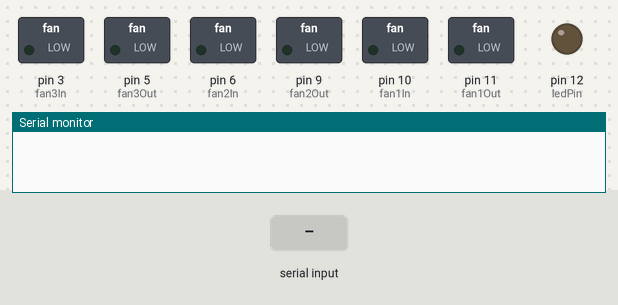
A sketch run on a simulated Arduino Uno, built with avr-gcc and run on an emulated ATmega328P. Shown: switched loads named in the sketch (green lamp = pin HIGH), output pins drawn as LEDs (lit = HIGH), the last lines printed to the serial monitor. Inputs (shaded band) come from the test bench.

Above: at 1.2 s.
1.3 s: "1" received over Serial
At 3.4 s:
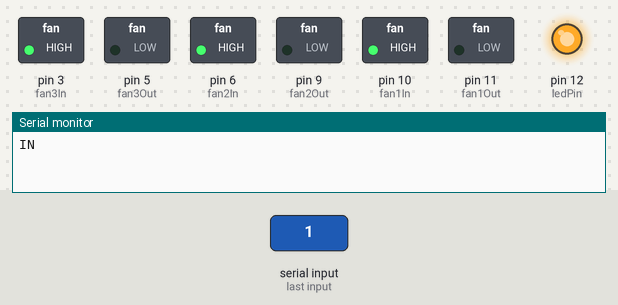
4.2 s: "0" received over Serial
At 6.1 s:
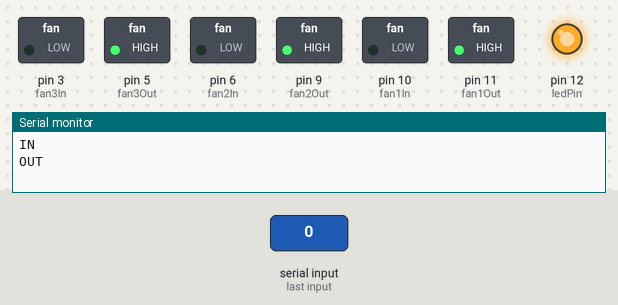
7.0 s: "A" received over Serial
At 8.8 s:
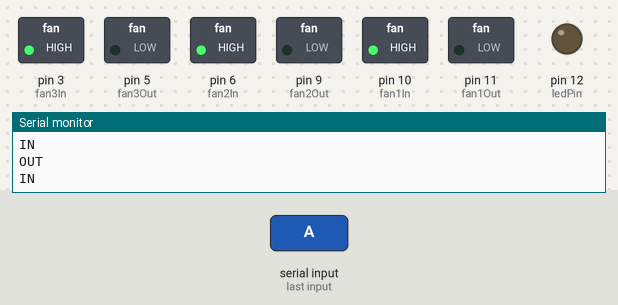
Timing chart, 0 to 18.0 s (numbered marks = the images above; inputs shaded):
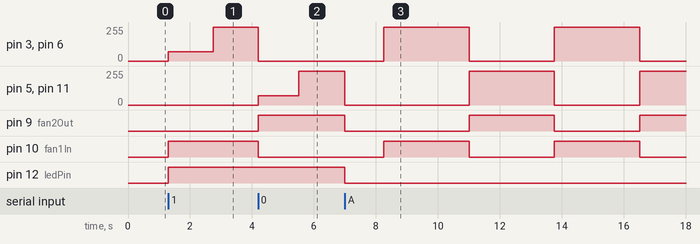

The sketch:

fanpushpullX3serial.ino
```cpp
#define spacing 2750
#define rate 100
#define shortPause 100

int ledPin = 12;

int arrayDelay = 5000;

int val = 0;

byte a[4];

const int fan1In = 10;
const int fan1Out = 11;
const int fan2In = 6;
const int fan2Out = 9;
const int fan3In = 3;
const int fan3Out = 5;

int fanInArray[] = {fan1In, fan2In, fan3In};
int fanOutArray[] = {fan1Out, fan2Out, fan3Out};

//Timing element
long timer;

//set which fan is on
bool input = true;


void setup()  {
  Serial.begin(9600);
  Serial.setTimeout(50);
  pinMode(ledPin, OUTPUT);
  pinMode(fan1In, OUTPUT);
  pinMode(fan1Out, OUTPUT);
  pinMode(fan2In, OUTPUT);
  pinMode(fan2Out, OUTPUT);
  pinMode(fan3In, OUTPUT);
  pinMode(fan3Out, OUTPUT);
}

void loop()  {
  breath();
}

void serialEvent(){
  val = Serial.read();
  for (int i=0; i < 3; i++){
     a[i] = Serial.read();
  }
  int fanSpeed =4 * (a[0] * 100 + a[1] * 10 + a[2]);

  if (val == '1'){
      digitalWrite(ledPin, HIGH);
      for(int j = 0; j < 3; j++){
         analogWrite(fanInArray[j], fanSpeed);
         analogWrite(fanOutArray[j], 0);
      }
  }
  else if (val == '0'){
      digitalWrite(ledPin, HIGH);
      for(int j = 0; j < 3; j++){
         analogWrite(fanInArray[j], 0);
         analogWrite(fanOutArray[j], fanSpeed);
      }
  }
  else if (val =='A'){
      digitalWrite(ledPin, LOW);
      for(int j = 0; j < 3; j++){
         analogWrite(fanOutArray[j], 0);
         analogWrite(fanInArray[j], 0);
      }
  }
}

void breath(){
  if((millis() - timer) > spacing){
     timer = millis();
     if (input){
        in();
     }
     else{
       out();
     }
  }
}

void in(){
    Serial.println("IN");
    for(int j = 0; j < 3; j++){
         analogWrite(fanOutArray[j], 0);
         analogWrite(fanInArray[j], 1023);
    }
    input = false;
}


void out(){
    Serial.println("OUT");
    for(int j = 0; j < 3; j++){
         analogWrite(fanOutArray[j], 1023);
         analogWrite(fanInArray[j], 0);
    }
    input = true;
}
```

Measured:
- after the input at 1.3 s, pin 3 (fan3In), pin 6 (fan2In): 0/255 → 68/255 at once, → 255/255 1.5 s later; pin 10 (fan1In): LOW → HIGH after 0.00 s instead of 1.5 s; pin 12 (ledPin): LOW → HIGH at once
- after the input at 4.2 s, pin 3 (fan3In), pin 6 (fan2In): 255/255 → 0/255 after 0.00 s instead of 1.3 s; pin 5 (fan3Out), pin 11 (fan1Out): 0/255 → 68/255 at once, → 255/255 1.3 s later; pin 9 (fan2Out): LOW → HIGH after 0.00 s instead of 1.3 s; pin 10 (fan1In): HIGH → LOW after 0.00 s instead of 1.3 s
- after the input at 7.0 s, pin 12 (ledPin): HIGH → LOW at once
